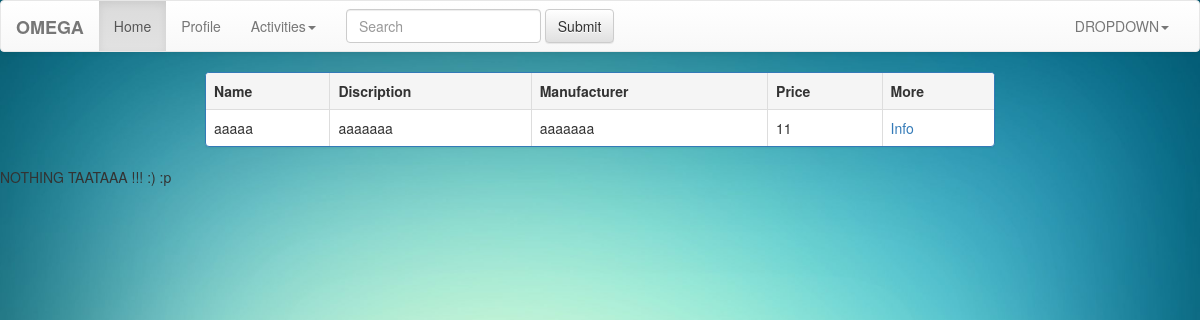
The app's page /, older data.
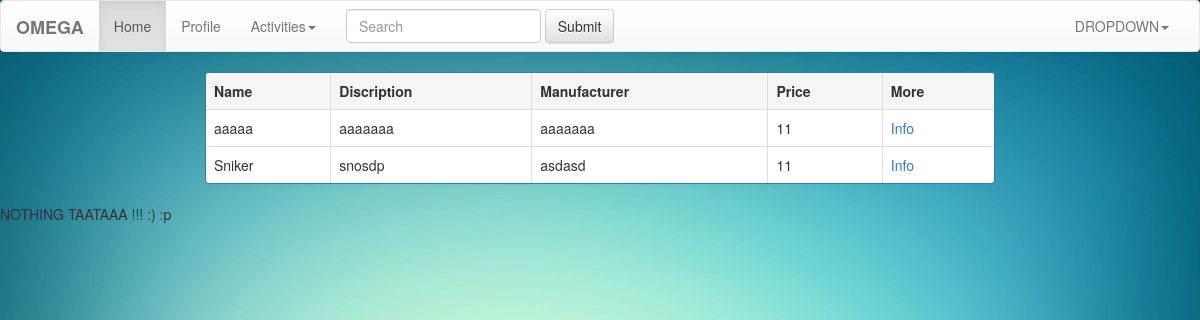
The same page, newer data.
### registration/models.py (models this page shows)
class Chocolate(models.Model):
    id = models.AutoField(primary_key=True)
    name = models.CharField(_('Chocolate Name'),max_length=100,blank=True )
    description = models.CharField(_('Chocolate Description'),max_length=1000,blank=True )
    manufacturer = models.CharField(_('Chocolate Manufacturer'),max_length=100,blank=True )
    price = models.IntegerField(_('Chocolate Price'),
                                 validators=[MaxValueValidator(1000), MinValueValidator(0)],
                                 help_text=_('4 digits maximum'), blank=True, null=True)

### registration/views.py (the view)
# urls.py: url(r'^$', Home.as_view(), name='home'),
class Home(ListView):
    template_name="index.html"
    def get_queryset(self):
        return Chocolate.objects.all()

### registration/templates/index.html (shortened to what this page needs)
{%  load staticfiles %}
<!DOCTYPE html>
<html lang="en">
<head>
    <link rel="stylesheet" href="{%  static 'css/bootstrap.min.css' %}">
    <link rel="stylesheet" href="{%  static 'css/bootstrap-theme.min.css' %}">
</head>
<body style="background-image: url({% static "images/1.jpg" %});background-repeat:no-repeat;background-size:100%;height: 140px;display:block;padding:0 !important;margin:0;">
<nav class="navbar navbar-default">
    <div class="container-fluid">
        <div class="navbar-header">
            <a class="navbar-brand" href="#"><b>OMEGA</b></a>
        </div>
        <div class="collapse navbar-collapse" id="bs-example-navbar-collapse-1">
            <ul class="nav navbar-nav">
                <li class="active"><a href="#">Home <span class="sr-only">(current)</span></a></li>
                <li><a href="#">Profile</a></li>
                <li class="dropdown">
                    <a href="#" class="dropdown-toggle" data-toggle="dropdown" role="button" aria-haspopup="true" aria-expanded="false">Activities<span class="caret"></span></a>
                </li>
            </ul>
            <form class="navbar-form navbar-left" role="search">
                <div class="form-group">
                    <input type="text" class="form-control" placeholder="Search">
                </div>
                <button type="submit" class="btn btn-default">Submit</button>
            </form>
            <ul class="nav navbar-nav navbar-right">
                <li class="dropdown">
                    {% if user.is_anonymous %}
                    <a href="#" class="dropdown-toggle" data-toggle="dropdown" role="button" aria-haspopup="true" aria-expanded="false">DROPDOWN<span class="caret"></span></a>
                        {% endif %}
                        </li>
                    </ul>
        </div>
    </div>
</nav>
<div class="row">
  <div class="col-xs-12 col-sm-6 col-md-8 col-md-offset-2">
<div class="panel panel-primary">
<table class="table table-bordered">
    <tr class="active">
        <th>Name</th>
        <th>Discription</th>
        <th>Manufacturer</th>
        <th>Price</th>
        <th>More</th>
    </tr>
    {% for item in object_list %}
    <tr>
        <td>{{item.name}}</td>
        <td>{{item.description}}</td>
        <td>{{item.manufacturer}}</td>
        <td>{{item.price}}</td>
        <td><a href="{% url 'chocolate_info' item.id %}">Info</a></td>
    </tr>
    {% endfor %}
</table>
    </div>
      </div>
</div>
{% if user.is_anonymous %}
NOTHING TAATAAA !!! :) :p
    {% endif %}
</body>
</html>

Row changes from the older to the newer data that the page shows:
added Chocolate: name "Sniker", description "snosdp", manufacturer "asdasd", price "11"
